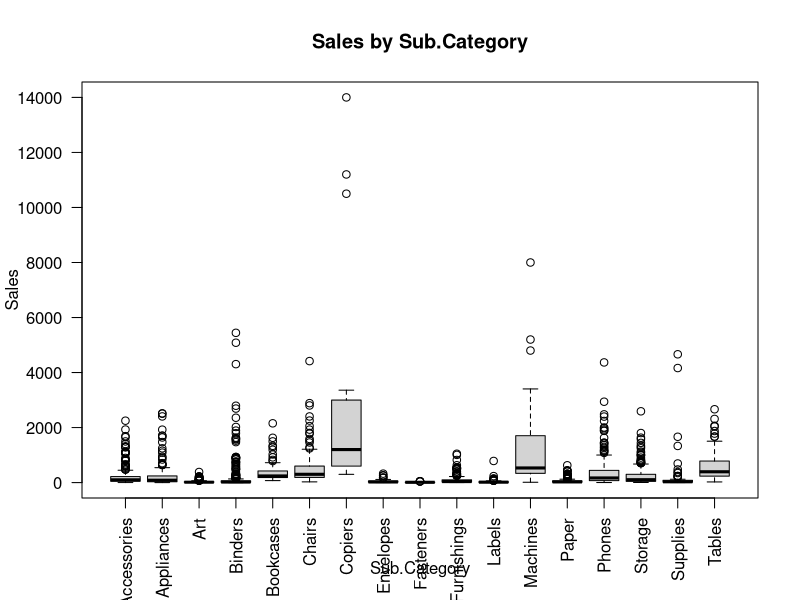
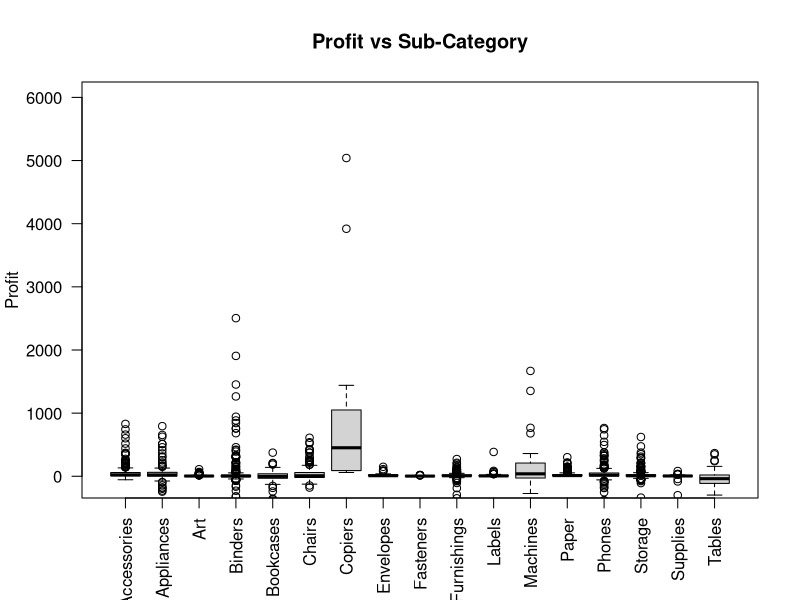
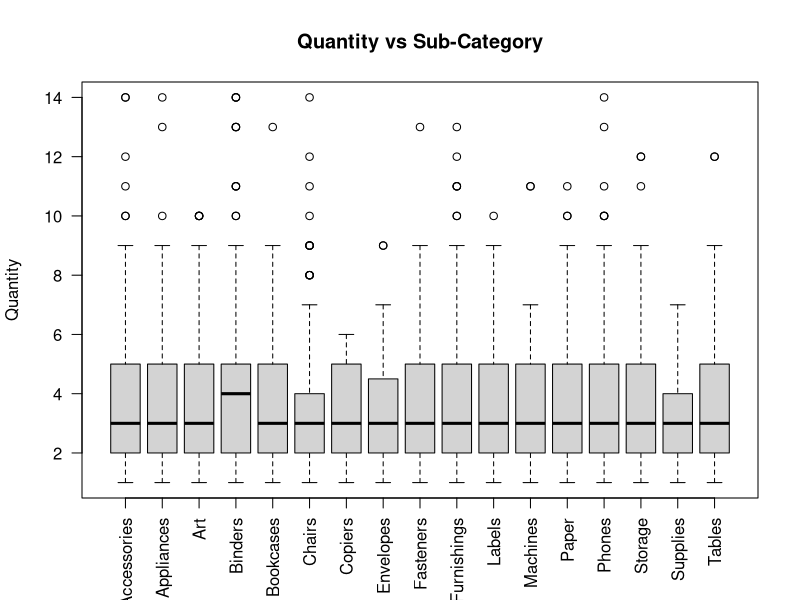

These figures' R source, in order:
data = read.csv("US  E-commerce records 2020_YC.csv")
library(psych)

#Regression Test #1

#Copiers produced the most sales

summary(lm(Sales ~ factor(data$Sub.Category), data = data))


boxplot(data$Sales ~ factor(data$Sub.Category),
        main = "Sales by Sub.Category",
        xlab = "Sub.Category",
        ylab = "Sales", 
        las=2)
dev.off()

#-----------------------------Stat Tests----------------------------------------------------------
#Profit vs SubCategory

#Statistical Test 1: ANOVA

#Conclusion: Copiers Produced the most profit:

#Question: is it partly because the quantity sold was high?
        #Check the next boxplot ( Quantity vs subCategory)


#------Test 1
summary(aov(Profit ~ Sub.Category, data = data))

#--- Chart 1
boxplot(data$Profit~factor(data$Sub.Category),
     main = "Profit vs Sub-Category",
     xlab=" ",
     ylab = "Profit", 
     las=2,
     ylim= c(-100,6000)
)
#-----------------------------------------------------------------------------------------
#---  Test 2

summary(aov(Quantity ~ Sub.Category, data = data))

#-----Chart 2

boxplot(data$Quantity~factor(data$Sub.Category),
     main = "Quantity vs Sub-Category",
     xlab=" ",
     ylab = "Quantity", 
     las=2,
    )
